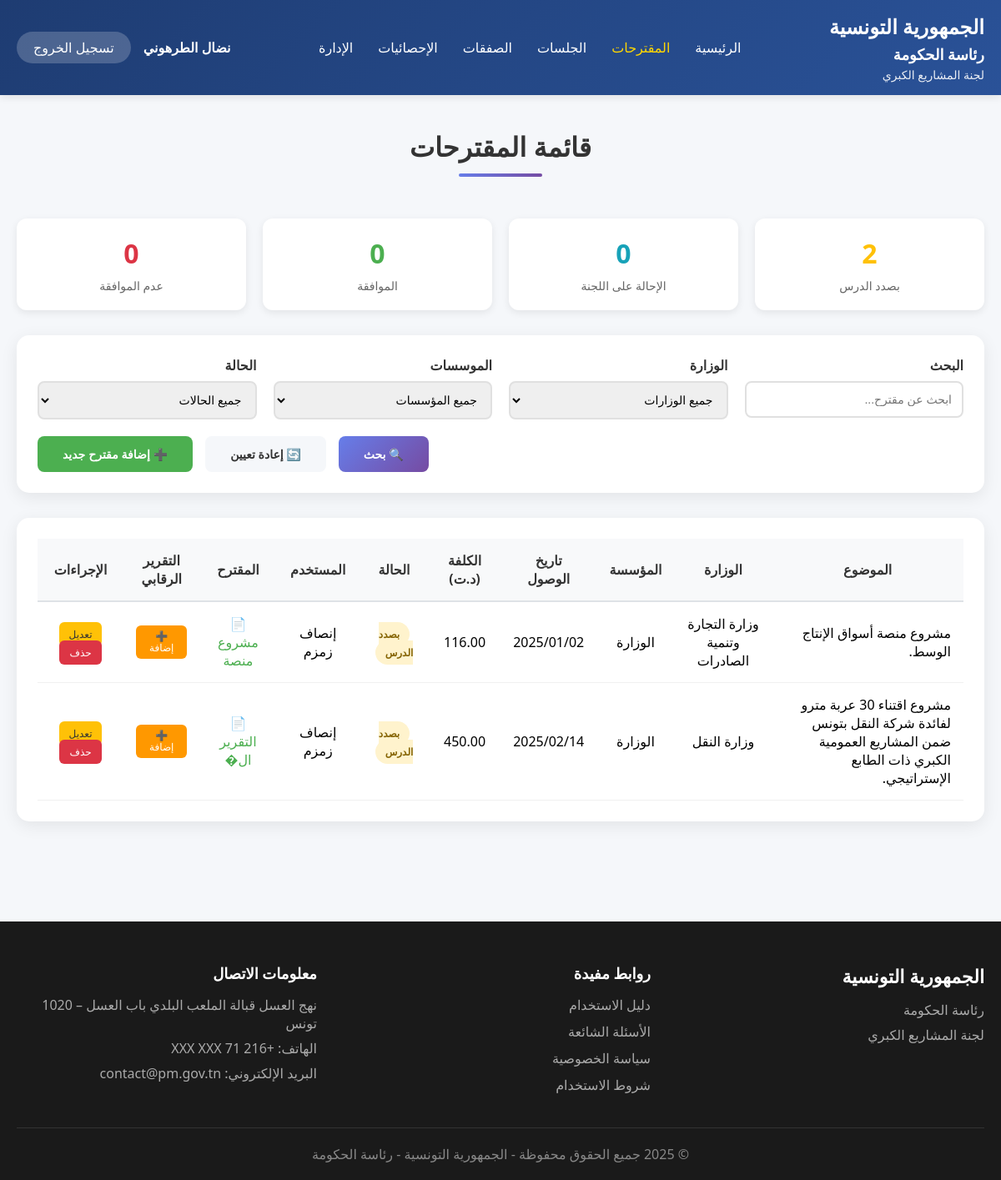
Page /Views/projets.php (signed in) on the committed database.
### tables this page shows
CREATE TABLE `projet` (
  `idPro` int(11) NOT NULL,
  `idMinistere` int(11) NOT NULL,
  `idEtab` int(11) NOT NULL,
  `sujet` varchar(400) NOT NULL,
  `dateArrive` date NOT NULL,
  `procedurePro` varchar(30) NOT NULL,
  `cout` float NOT NULL,
  `proposition` varchar(400) NOT NULL,
  `idUser` int(11) NOT NULL,
  `etat` int(11) NOT NULL,
  `dateCreation` datetime NOT NULL
);

CREATE TABLE `ministere` (
  `idMinistere` int(11) NOT NULL,
  `libMinistere` varchar(300) NOT NULL,
  `adresseMinistere` varchar(300) NOT NULL,
  `idGov` int(11) NOT NULL
);

CREATE TABLE `etablissement` (
  `idEtablissement` int(11) NOT NULL,
  `libEtablissement` varchar(300) NOT NULL,
  `adrEtablissement` varchar(300) NOT NULL,
  `idMinistere` int(11) NOT NULL,
  `idGouvernement` int(11) NOT NULL
);

CREATE TABLE `user` (
  `idUser` int(11) NOT NULL,
  `nomUser` varchar(200) NOT NULL,
  `emailUser` varchar(300) NOT NULL,
  `typeCpt` int(1) NOT NULL,
  `login` varchar(20) NOT NULL,
  `pw` varchar(255) NOT NULL
);

### Config/Permissions.php (called while the page is built, shortened)
<?php
class Permissions {
    public static function canCreateProjet() {
        $type = $_SESSION['user_type'] ?? 4;
        return in_array($type, [self::SUPER_ADMIN, self::ADMIN, self::RAPPORTEUR]);
    }
    public static function canEditProjet($projetUserId) {
        $type = $_SESSION['user_type'] ?? 4;
        if ($type == self::SUPER_ADMIN) {
            return true;
        }
        return false;
    }
    public static function canDeleteProjet($projetUserId) {
        return self::canEditProjet($projetUserId);
    }
    public static function getProjectsWhereClause() {
        $type = $_SESSION['user_type'] ?? 4;
        return "";
    }
}
?>

### Views/projets.php (the view, shortened to what this page needs)
<?php
require_once '../Config/Permissions.php';
$database = new Database();
$db = $database->getConnection();
$searchQuery = isset($_GET['search']) ? Security::sanitizeInput($_GET['search']) : '';
$sql = "SELECT p.*, m.libMinistere, e.libEtablissement, u.nomUser,
        CASE
            WHEN p.etat = 0 THEN 'بصدد الدرس'
            WHEN p.etat = 1 THEN 'الإحالة على اللجنة'
            WHEN p.etat = 2 THEN 'الموافقة'
            WHEN p.etat = 3 THEN 'عدم الموافقة'
            ELSE 'غير معروف'
        END as etatLib,
        (SELECT libDoc FROM document WHERE idPro = p.idPro AND type = 1 LIMIT 1) as docMuqtarah,
        (SELECT idDoc FROM document WHERE idPro = p.idPro AND type = 1 LIMIT 1) as docMuqtarahId,
        (SELECT libDoc FROM document WHERE idPro = p.idPro AND type = 11 LIMIT 1) as docTaqrir,
        (SELECT idDoc FROM document WHERE idPro = p.idPro AND type = 11 LIMIT 1) as docTaqrirId
        FROM projet p
        LEFT JOIN ministere m ON p.idMinistere = m.idMinistere
        LEFT JOIN etablissement e ON p.idEtab = e.idEtablissement
        LEFT JOIN user u ON p.idUser = u.idUser
        WHERE 1=1";
$sql .= Permissions::getProjectsWhereClause();
$sql .= " ORDER BY p.dateCreation DESC";
$stmt = $db->prepare($sql);
$stmt->execute();
$projets = $stmt->fetchAll(PDO::FETCH_ASSOC);
?>
<!DOCTYPE html>
<html lang="ar" dir="rtl">
<head>
    <link rel="stylesheet" href="../assets/css/style.css">
</head>
<body>
    <header class="main-header">
        <div class="container">
            <div class="header-content">
                <div class="logo">
                    <h1>الجمهورية التونسية</h1>
                    <h3>رئاسة الحكومة</h3>
                    <p>لجنة المشاريع الكبري</p>
                </div>
                <nav class="main-nav">
                    <ul>
                        <li><a href="accueil.php">الرئيسية</a></li>
                        <li><a href="projets.php" style="color: #ffd700;">المقترحات</a></li>
                        <li><a href="commissions.php">الجلسات</a></li>
                        <li><a href="appels_offres.php">الصفقات</a></li>
                        <li><a href="statistiques.php">الإحصائيات</a></li>
                        <li><a href="administration.php">الإدارة</a></li>
                    </ul>
                </nav>
                <div class="user-menu">
                    <span class="user-name"><?php echo htmlspecialchars($_SESSION['user_name']); ?></span>
                    <a href="../logout.php" class="btn-logout">تسجيل الخروج</a>
                </div>
            </div>
        </div>
    </header>
    <section class="content-section" style="padding: 40px 0;">
        <div class="container">
            <h2 class="section-title">قائمة المقترحات</h2>
            <div class="stats-summary">
                <div class="stat-box">
                    <div class="number" style="color: #ffc107;">
                        <?php echo count(array_filter($projets, function($p) { return $p['etat'] == 0; })); ?>
                    </div>
                    <div class="label">بصدد الدرس</div>
                </div>
                <div class="stat-box">
                    <div class="number" style="color: #17a2b8;">
                        <?php echo count(array_filter($projets, function($p) { return $p['etat'] == 1; })); ?>
                    </div>
                    <div class="label">الإحالة على اللجنة</div>
                </div>
                <div class="stat-box">
                    <div class="number" style="color: #4caf50;">
                        <?php echo count(array_filter($projets, function($p) { return $p['etat'] == 2; })); ?>
                    </div>
                    <div class="label">الموافقة</div>
                </div>
                <div class="stat-box">
                    <div class="number" style="color: #dc3545;">
                        <?php echo count(array_filter($projets, function($p) { return $p['etat'] == 3; })); ?>
                    </div>
                    <div class="label">عدم الموافقة</div>
                </div>
            </div>
            <div class="filters-section">
                <form method="GET">
                    <div class="filters-grid">
                        <div class="filter-group">
                            <label>البحث</label>
                            <input type="text" name="search" placeholder="ابحث عن مقترح..." value="<?php echo htmlspecialchars($searchQuery); ?>">
                        </div>
                        <div class="filter-group">
                            <label>الوزارة</label>
                            <select name="ministere">
                                <option value="">جميع الوزارات</option>
                            </select>
                        </div>
                        <div class="filter-group">
                            <label>الموسسات</label>
                            <select name="ministere">
                                <option value="">جميع المؤسسات</option>
                            </select>
                        </div>
                        <div class="filter-group">
                            <label>الحالة</label>
                            <select name="etat">
                                <option value="">جميع الحالات</option>
                            </select>
                        </div>
                    </div>
                    <div class="filter-actions">
                        <button type="submit" class="btn btn-primary">🔍 بحث</button>
                        <a href="projets.php" class="btn btn-secondary">🔄 إعادة تعيين</a>
                        <?php if (Permissions::canCreateProjet()): ?>
                            <button type="button" class="btn btn-success" id="btnOpenModal">➕ إضافة مقترح جديد</button>
                        <?php endif; ?>
                    </div>
                </form>
            </div>
            <div class="projects-table">
                <?php if (count($projets) > 0): ?>
                    <table>
                        <thead>
                            <tr>
                                <th>الموضوع</th>
                                <th>الوزارة</th>
                                <th>المؤسسة</th>
                                <th>تاريخ الوصول</th>
                                <th>الكلفة (د.ت)</th>
                                <th>الحالة</th>
                                <th>المستخدم</th>
                                <th>المقترح</th>
                                <th>التقرير الرقابي</th>
                                <th>الإجراءات</th>
                            </tr>
                        </thead>
                        <tbody>
                            <?php foreach ($projets as $projet): ?>
                                <tr>
                                    <td style="text-align: right;"><?php echo htmlspecialchars(substr($projet['sujet'], 0, 200)); ?></td>
                                    <td><?php echo htmlspecialchars($projet['libMinistere']); ?></td>
                                    <td><?php echo htmlspecialchars($projet['libEtablissement']); ?></td>
                                    <td><?php echo date('Y/m/d', strtotime($projet['dateArrive'])); ?></td>
                                    <td><?php echo number_format($projet['cout'], 2, '.', ' '); ?></td>
                                    <td>
                                        <span class="badge <?php
                                            switch($projet['etat']) {
                                                case 0: echo 'badge-pending'; break;
                                            }
                                        ?>">
                                            <?php echo $projet['etatLib']; ?>
                                        </span>
                                    </td>
                                    <td><?php echo htmlspecialchars($projet['nomUser']); ?></td>
                                    <td>
                                        <?php if ($projet['docMuqtarahId']): ?>
                                            <a href="view_document.php?id=<?php echo $projet['docMuqtarahId']; ?>"
                                               target="_blank" style="color: #4caf50; text-decoration: none;">
                                                📄 <?php echo htmlspecialchars(substr($projet['docMuqtarah'], 0, 20)); ?>
                                            </a>
                                        <?php else: ?>
                                            <span style="color: #999;">-</span>
                                        <?php endif; ?>
                                    </td>
                                    <td>
                                        <?php if ($projet['docTaqrirId']): ?>
                                            <a href="view_document.php?id=<?php echo $projet['docTaqrirId']; ?>"
                                               target="_blank" style="color: #ff9800; text-decoration: none;">
                                                📊 <?php echo htmlspecialchars(substr($projet['docTaqrir'], 0, 20)); ?>
                                            </a>
                                        <?php else: ?>
                                            <?php if (Permissions::canEditProjet($projet['idUser'])): ?>
                                                <button onclick="openTaqrirModal(<?php echo $projet['idPro']; ?>)"
                                                        style="background: #ff9800; color: white; border: none; padding: 6px 12px; border-radius: 6px; cursor: pointer; font-size: 12px;">
                                                    ➕ إضافة
                                                </button>
                                            <?php else: ?>
                                                <span style="color: #999;">-</span>
                                            <?php endif; ?>
                                        <?php endif; ?>
                                    </td>
                                    <td>
                                        <?php if (Permissions::canEditProjet($projet['idUser'])): ?>
                                            <a href="modifier_projet.php?id=<?php echo $projet['idPro']; ?>" class="btn-action btn-edit">تعديل</a>
                                        <?php endif; ?>
                                        <?php if (Permissions::canDeleteProjet($projet['idUser'])): ?>
                                            <a href="#" class="btn-action btn-delete"
                                               onclick="return confirm('هل أنت متأكد من حذف هذا المقترح؟');">حذف</a>
                                        <?php endif; ?>
                                    </td>
                                </tr>
                            <?php endforeach; ?>
                        </tbody>
                    </table>
                <?php else: ?>
                    <p style="text-align: center; padding: 40px; color: #666;">لا توجد مقترحات</p>
                <?php endif; ?>
            </div>
        </div>
    </section>
    <?php include 'includes/footer.php'; ?>
</body>
</html>

### rows in the picture
projet: etat "0", sujet "مشروع منصة أسواق الإنتاج الوسط.", idMinistere.libMinistere "وزارة التجارة وتنمية الصادرات", idEtab.libEtablissement "الوزارة", dateArrive "2025/01/02", cout "116.00", etatLib "بصدد الدرس", idUser.nomUser "إنصاف زمزم", docMuqtarah "مشروع منصة", shows "حذف"
projet: sujet "مشروع اقتناء 30 عربة مترو لفائدة شركة النقل بتونس ضمن المشاريع العمومية الكبري ذات الطابع الإستراتيجي.", idMinistere.libMinistere "وزارة النقل", idEtab.libEtablissement "الوزارة", dateArrive "2025/02/14", cout "450.00", etatLib "بصدد الدرس", idUser.nomUser "إنصاف زمزم", docMuqtarah "التقرير ال�", shows "حذف"

### other values in the picture
$_SESSION['user_name'] "نضال الطرهوني"
